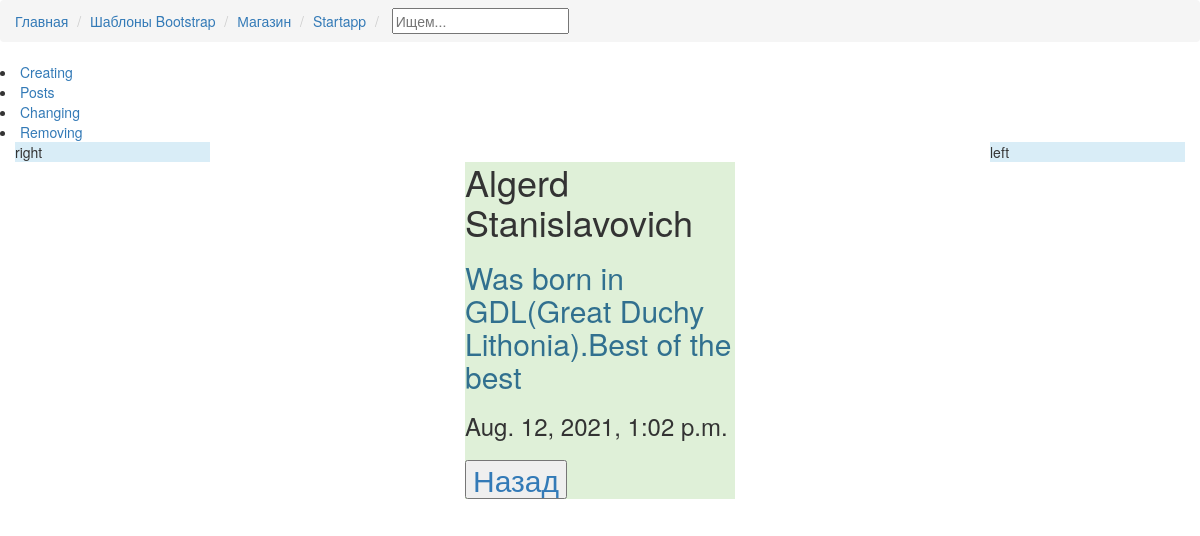
The app's page /postik/see_posts/detail/18 with its own data.
### Postik/models.py (models this page shows, shortened)
class postmodel(models.Model):
    id = models.AutoField(primary_key=True)
    NamePost = models.CharField(max_length = 100)
    TextPost = models.CharField(max_length = 2000)
    ConfirmId = models.CharField(max_length = 15)
    DatePost = models.DateTimeField(default=datetime.now, blank=True)

### Postik/views.py (the view)
# urls.py: path('see_posts/detail/<int:id>', views.DetailViewDef, name='Detail'),
def DetailViewDef(request, id):
    CurrentPost = postmodel.objects.filter(id=id)
    current_post_list = {
        'CurrentPost': CurrentPost,
    }
    return render(request, 'Postik/detail.html', current_post_list)

### Postik/templates/Postik/detail.html
{% extends 'Postik/wrapper.html' %}
{% block body %}
        {% for i in CurrentPost %}
        <div class='bg-success'>
            <p>
                <h1 class="text-dark">{{ i.NamePost }}</h1>
                <h2 class="text-info">{{ i.TextPost }}</h2>
                <h3>{{ i.DatePost }}</h3>
                <h2 class="text-succes"><a href="/"><button>Назад</button></a></h2>
            </p>
        </div>
        {% endfor %}
{% endblock %}

### records on screen
postmodel: NamePost "Algerd Stanislavovich", TextPost "Was born in GDL(Great Duchy Lithonia).Best of the best", DatePost "Aug. 12, 2021, 1:02 p.m."
